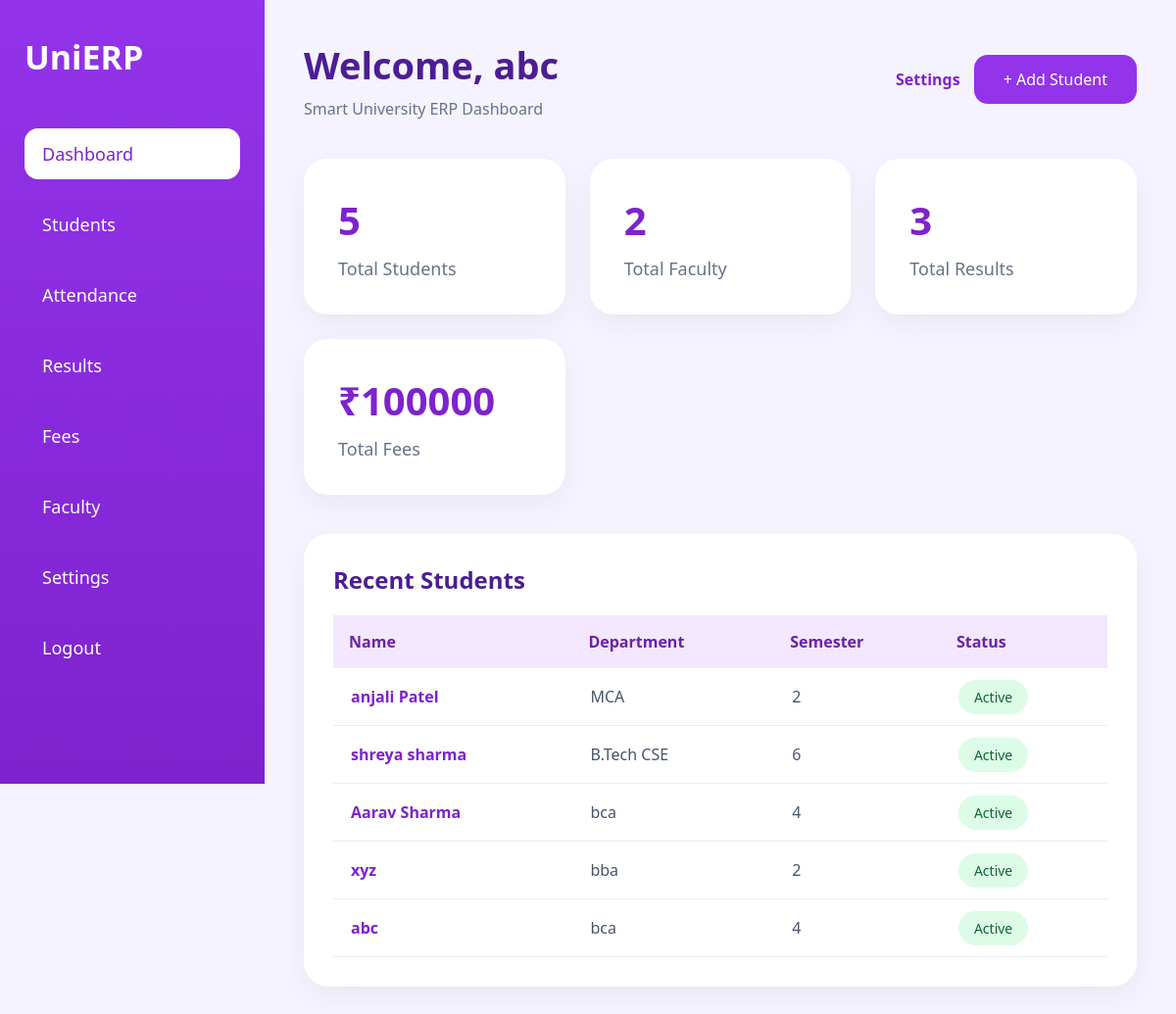
The page /dashboard/ (signed in) on the database its author committed.
### app/models.py (models this page shows, shortened)
class Student(models.Model):
    name = models.CharField(max_length=100)
    email = models.EmailField()
    roll = models.CharField(max_length=20)
    department = models.CharField(max_length=100)
    semester = models.IntegerField()

### app/views.py (the view)
# urls.py: path('dashboard/', views.dashboard, name='dashboard'),
@login_required(login_url='login')
def dashboard(request):
    total_students = Student.objects.count()
    total_faculty = Faculty.objects.count()
    total_results = Result.objects.count()
    total_fees = Fees.objects.aggregate(total=Sum('amount'))['total'] or 0
    context = {
        'total_students': total_students,
        'total_faculty': total_faculty,
        'total_results': total_results,
        'total_fees': total_fees,
        'recent_students': Student.objects.order_by('-id')[:5],
    }
    return render(request, 'dashboard.html', context)

### app/templates/dashboard.html (shortened to what this page needs)
{% load static %}
<!DOCTYPE html>
<html lang="en">
<head>
    <link rel="stylesheet"
          href="{% static 'css/dashboard.css' %}">
</head>
<body>
    <div class="sidebar">
        <div class="logo">
            UniERP
        </div>
        <ul>
            <li class="active">
                <a href="{% url 'dashboard' %}">
                    Dashboard
                </a>
            </li>
            <li>
                <a href="{% url 'students' %}">
                    Students
                </a>
            </li>
            <li>
                <a href="{% url 'attendance' %}">
                    Attendance
                </a>
            </li>
            <li>
                <a href="{% url 'results' %}">
                    Results
                </a>
            </li>
            <li>
                <a href="{% url 'fees' %}">
                    Fees
                </a>
            </li>
            <li>
                <a href="{% url 'faculty' %}">
                    Faculty
                </a>
            </li>
            <li>
                <a href="{% url 'settings' %}">
                    Settings
                </a>
            </li>
            <li>
                <a href="{% url 'logout' %}">
                    Logout
                </a>
            </li>
        </ul>
    </div>
    <div class="main">
        <div class="topbar">
            <div>
                <h1>
                    Welcome, {{ request.user.username }}
                </h1>
                <p>
                    Smart University ERP Dashboard
                </p>
            </div>
            <div class="top-actions">
                <a href="{% url 'settings' %}" class="top-link">
                    Settings
                </a>
                <a href="{% url 'add_student' %}">
                    <button>
                        + Add Student
                    </button>
                </a>
            </div>
        </div>
        <div class="cards">
            <div class="card">
                <h2>{{ total_students }}</h2>
                <p>Total Students</p>
            </div>
            <div class="card">
                <h2>{{ total_faculty }}</h2>
                <p>Total Faculty</p>
            </div>
            <div class="card">
                <h2>{{ total_results }}</h2>
                <p>Total Results</p>
            </div>
            <div class="card">
                <h2>₹{{ total_fees }}</h2>
                <p>Total Fees</p>
            </div>
        </div>
        <div class="table-section">
            <div class="table-header">
                <h2>
                    Recent Students
                </h2>
            </div>
            <table>
                <tr>
                    <th>Name</th>
                    <th>Department</th>
                    <th>Semester</th>
                    <th>Status</th>
                </tr>
                {% for student in recent_students %}
                <tr>
                    <td>
                        <a href="{% url 'student_profile' student.id %}">
                            {{ student.name }}
                        </a>
                    </td>
                    <td>{{ student.department }}</td>
                    <td>{{ student.semester }}</td>
                    <td>
                        <span class="badge">
                            Active
                        </span>
                    </td>
                </tr>
                {% empty %}
                <tr>
                    <td colspan="4">No students found.</td>
                </tr>
                {% endfor %}
            </table>
        </div>
    </div>
</body>
</html>

### app/static/css/dashboard.css (style rules this page uses)
* { margin:0; padding:0; box-sizing:border-box; font-family:'Segoe UI',sans-serif; }
body { background:#f5f3ff; display:flex; overflow-x:hidden; }
.sidebar { width:270px; height:100vh; background:linear-gradient(180deg,#9333ea,#7e22ce); padding:35px 25px; position:fixed; top:0; left:0; color:white; transition:0.3s; overflow-y:auto; }
.logo { font-size:34px; font-weight:700; margin-bottom:50px; }
.sidebar ul { list-style:none; }
.sidebar ul li { margin:20px 0; font-size:18px; padding:14px 18px; border-radius:14px; transition:0.3s; cursor:pointer; }
.sidebar ul li a { text-decoration:none; color:white; display:block; }
.sidebar ul li.active a, .sidebar ul li.active a:hover { color:#7e22ce; }
.active { background:white; color:#7e22ce; }
.main { margin-left:270px; width:100%; padding:40px; }
.topbar { display:flex; justify-content:space-between; align-items:center; margin-bottom:40px; }
.topbar h1 { font-size:38px; color:#4c1d95; }
.topbar p { color:#64748b; margin-top:8px; }
.topbar button { padding:14px 30px; border:none; background:#9333ea; color:white; border-radius:14px; font-size:16px; cursor:pointer; transition:0.3s; }
.top-actions { display:flex; align-items:center; gap:14px; }
.top-link { color:#7e22ce; text-decoration:none; font-weight:700; }
.cards { display:grid; grid-template-columns:repeat(auto-fit,minmax(220px,1fr)); gap:25px; margin-bottom:40px; }
.card { background:white; padding:35px; border-radius:24px; box-shadow:0 10px 30px rgba(0,0,0,0.05); transition:0.3s; }
.card h2 { font-size:40px; color:#7e22ce; margin-bottom:10px; }
.card p { color:#64748b; font-size:18px; }
.table-section { background:white; padding:30px; border-radius:25px; box-shadow:0 10px 30px rgba(0,0,0,0.05); overflow-x:auto; }
.table-header { margin-bottom:20px; }
.table-header h2 { color:#4c1d95; }
table { width:100%; border-collapse:collapse; min-width:700px; }
table tr th { background:#f3e8ff; padding:16px; text-align:left; color:#6b21a8; }
table tr td { padding:18px; border-bottom:1px solid #eee; color:#475569; }
table a { color:#7e22ce; text-decoration:none; font-weight:600; }
.badge { background:#dcfce7; color:#166534; padding:8px 16px; border-radius:30px; font-size:14px; }

### rows shown on the page
Student: name "anjali Patel", department "MCA", semester "2"
Student: name "shreya sharma", department "B.Tech CSE", semester "6"
Student: name "Aarav Sharma", department "bca", semester "4"
Student: name "xyz", department "bba", semester "2"
Student: name "abc", department "bca", semester "4"

### other values the page prints
{{ request.user.username }} "abc"
{{ total_students }} "5"
{{ total_faculty }} "2"
{{ total_results }} "3"
{{ total_fees }} "100000"
